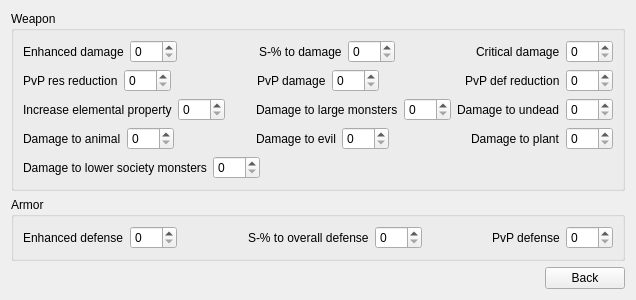
            <widget class="QWidget" name="page_shell">
             <layout class="QVBoxLayout" name="verticalLayout_4">
              <item>
               <layout class="QVBoxLayout" name="verticalLayout_6">
                <item>
                 <widget class="QGroupBox" name="groupBox">
                  <property name="title">
                   <string>Weapon</string>
                  </property>
                  <layout class="QVBoxLayout" name="verticalLayout_9">
                   <item>
                    <layout class="QHBoxLayout" name="horizontalLayout_11">
                     <item>
                      <widget class="QLabel" name="label_4">
                       <property name="sizePolicy">
                        <sizepolicy hsizetype="Maximum" vsizetype="Preferred">
                         <horstretch>0</horstretch>
                         <verstretch>0</verstretch>
                        </sizepolicy>
                       </property>
                       <property name="text">
                        <string>Enhanced damage</string>
                       </property>
                      </widget>
                     </item>
                     <item>
                      <widget class="QSpinBox" name="sb_dmg_enhanced">
                       <property name="sizePolicy">
                        <sizepolicy hsizetype="Maximum" vsizetype="Fixed">
                         <horstretch>0</horstretch>
                         <verstretch>0</verstretch>
                        </sizepolicy>
                       </property>
                       <property name="maximum">
                        <number>300</number>
                       </property>
                      </widget>
                     </item>
                     <item>
                      <spacer name="horizontalSpacer_16">
                       <property name="orientation">
                        <enum>Qt::Horizontal</enum>
                       </property>
                       <property name="sizeType">
                        <enum>QSizePolicy::MinimumExpanding</enum>
                       </property>
                       <property name="sizeHint" stdset="0">
                        <size>
                         <width>25</width>
                         <height>20</height>
                        </size>
                       </property>
                      </spacer>
                     </item>
                     <item>
                      <widget class="QLabel" name="label_24">
                       <property name="sizePolicy">
                        <sizepolicy hsizetype="Maximum" vsizetype="Preferred">
                         <horstretch>0</horstretch>
                         <verstretch>0</verstretch>
                        </sizepolicy>
                       </property>
                       <property name="text">
                        <string>S-% to damage</string>
                       </property>
                      </widget>
                     </item>
                     <item>
                      <widget class="QSpinBox" name="sb_dmg_increase_s">
                       <property name="sizePolicy">
                        <sizepolicy hsizetype="Maximum" vsizetype="Fixed">
                         <horstretch>0</horstretch>
                         <verstretch>0</verstretch>
                        </sizepolicy>
                       </property>
                       <property name="maximum">
                        <number>100</number>
                       </property>
                      </widget>
                     </item>
                     <item>
                      <spacer name="horizontalSpacer_17">
                       <property name="orientation">
                        <enum>Qt::Horizontal</enum>
                       </property>
                       <property name="sizeType">
                        <enum>QSizePolicy::MinimumExpanding</enum>
                       </property>
                       <property name="sizeHint" stdset="0">
                        <size>
                         <width>25</width>
                         <height>20</height>
                        </size>
                       </property>
                      </spacer>
                     </item>
                     <item>
                      <widget class="QLabel" name="label_25">
                       <property name="sizePolicy">
                        <sizepolicy hsizetype="Maximum" vsizetype="Preferred">
                         <horstretch>0</horstretch>
                         <verstretch>0</verstretch>
                        </sizepolicy>
                       </property>
                       <property name="text">
                        <string>Critical damage</string>
                       </property>
                      </widget>
                     </item>
                     <item>
                      <widget class="QSpinBox" name="sb_crit_dmg_shell">
                       <property name="sizePolicy">
                        <sizepolicy hsizetype="Maximum" vsizetype="Fixed">
                         <horstretch>0</horstretch>
                         <verstretch>0</verstretch>
                        </sizepolicy>
                       </property>
                       <property name="maximum">
                        <number>100</number>
                       </property>
                      </widget>
                     </item>
                    </layout>
                   </item>
                   <item>
                    <layout class="QHBoxLayout" name="horizontalLayout_13">
                     <item>
                      <widget class="QLabel" name="label_27">
                       <property name="sizePolicy">
                        <sizepolicy hsizetype="Maximum" vsizetype="Preferred">
                         <horstretch>0</horstretch>
                         <verstretch>0</verstretch>
                        </sizepolicy>
                       </property>
                       <property name="text">
                        <string>PvP res reduction</string>
                       </property>
                      </widget>
                     </item>
                     <item>
                      <widget class="QSpinBox" name="sb_res_reduction_pvp">
                       <property name="sizePolicy">
                        <sizepolicy hsizetype="Maximum" vsizetype="Fixed">
                         <horstretch>0</horstretch>
                         <verstretch>0</verstretch>
                        </sizepolicy>
                       </property>
                       <property name="maximum">
                        <number>100</number>
                       </property>
                      </widget>
                     </item>
                     <item>
                      <spacer name="horizontalSpacer_19">
                       <property name="orientation">
                        <enum>Qt::Horizontal</enum>
                       </property>
                       <property name="sizeType">
                        <enum>QSizePolicy::MinimumExpanding</enum>
                       </property>
                       <property name="sizeHint" stdset="0">
                        <size>
                         <width>25</width>
                         <height>20</height>
                        </size>
                       </property>
                      </spacer>
                     </item>
                     <item>
                      <widget class="QLabel" name="label_28">
                       <property name="sizePolicy">
                        <sizepolicy hsizetype="Maximum" vsizetype="Preferred">
                         <horstretch>0</horstretch>
                         <verstretch>0</verstretch>
                        </sizepolicy>
                       </property>
                       <property name="text">
                        <string>PvP damage</string>
                       </property>
                      </widget>
                     </item>
                     <item>
                      <widget class="QSpinBox" name="sb_dmg_increase_pvp">
                       <property name="sizePolicy">
                        <sizepolicy hsizetype="Maximum" vsizetype="Fixed">
                         <horstretch>0</horstretch>
                         <verstretch>0</verstretch>
                        </sizepolicy>
                       </property>
                       <property name="maximum">
                        <number>100</number>
                       </property>
                      </widget>
                     </item>
                     <item>
                      <spacer name="horizontalSpacer_18">
                       <property name="orientation">
                        <enum>Qt::Horizontal</enum>
                       </property>
                       <property name="sizeType">
                        <enum>QSizePolicy::MinimumExpanding</enum>
                       </property>
                       <property name="sizeHint" stdset="0">
                        <size>
                         <width>25</width>
                         <height>20</height>
                        </size>
                       </property>
                      </spacer>
                     </item>
                     <item>
                      <widget class="QLabel" name="label_26">
                       <property name="sizePolicy">
                        <sizepolicy hsizetype="Maximum" vsizetype="Preferred">
                         <horstretch>0</horstretch>
                         <verstretch>0</verstretch>
                        </sizepolicy>
                       </property>
                       <property name="text">
                        <string>PvP def reduction</string>
                       </property>
                      </widget>
                     </item>
                     <item>
                      <widget class="QSpinBox" name="sb_def_reduction_pvp">
                       <property name="sizePolicy">
                        <sizepolicy hsizetype="Maximum" vsizetype="Fixed">
                         <horstretch>0</horstretch>
                         <verstretch>0</verstretch>
                        </sizepolicy>
                       </property>
                       <property name="maximum">
                        <number>100</number>
                       </property>
                      </widget>
                     </item>
                    </layout>
                   </item>
                   <item>
                    <layout class="QHBoxLayout" name="horizontalLayout_14">
                     <item>
                      <widget class="QLabel" name="label_29">
                       <property name="sizePolicy">
                        <sizepolicy hsizetype="Maximum" vsizetype="Preferred">
                         <horstretch>0</horstretch>
                         <verstretch>0</verstretch>
                        </sizepolicy>
                       </property>
                       <property name="text">
                        <string>Increase elemental property</string>
                       </property>
                      </widget>
                     </item>
                     <item>
                      <widget class="QSpinBox" name="sb_ele_prop_increase">
                       <property name="sizePolicy">
                        <sizepolicy hsizetype="Maximum" vsizetype="Fixed">
                         <horstretch>0</horstretch>
                         <verstretch>0</verstretch>
                        </sizepolicy>
                       </property>
                       <property name="maximum">
                        <number>100</number>
                       </property>
                      </widget>
                     </item>
                     <item>
                      <spacer name="horizontalSpacer_20">
                       <property name="orientation">
                        <enum>Qt::Horizontal</enum>
                       </property>
                       <property name="sizeType">
                        <enum>QSizePolicy::MinimumExpanding</enum>
                       </property>
                       <property name="sizeHint" stdset="0">
                        <size>
                         <width>25</width>
                         <height>20</height>
                        </size>
                       </property>
                      </spacer>
                     </item>
                     <item>
                      <widget class="QLabel" name="label_36">
                       <property name="sizePolicy">
                        <sizepolicy hsizetype="Maximum" vsizetype="Preferred">
                         <horstretch>0</horstretch>
                         <verstretch>0</verstretch>
                        </sizepolicy>
                       </property>
                       <property name="text">
                        <string>Damage to large monsters</string>
                       </property>
                      </widget>
                     </item>
                     <item>
                      <widget class="QSpinBox" name="sb_dmg_increase_large">
                       <property name="sizePolicy">
                        <sizepolicy hsizetype="Maximum" vsizetype="Fixed">
                         <horstretch>0</horstretch>
                         <verstretch>0</verstretch>
                        </sizepolicy>
                       </property>
                       <property name="maximum">
                        <number>100</number>
                       </property>
                      </widget>
                     </item>
                     <item>
                      <spacer name="horizontalSpacer_24">
                       <property name="orientation">
                        <enum>Qt::Horizontal</enum>
                       </property>
                       <property name="sizeType">
                        <enum>QSizePolicy::MinimumExpanding</enum>
                       </property>
                       <property name="sizeHint" stdset="0">
                        <size>
                         <width>0</width>
                         <height>20</height>
                        </size>
                       </property>
                      </spacer>
                     </item>
                     <item>
                      <widget class="QLabel" name="label_35">
                       <property name="sizePolicy">
                        <sizepolicy hsizetype="Maximum" vsizetype="Preferred">
                         <horstretch>0</horstretch>
                         <verstretch>0</verstretch>
                        </sizepolicy>
                       </property>
                       <property name="text">
                        <string>Damage to undead</string>
                       </property>
                      </widget>
                     </item>
                     <item>
                      <widget class="QSpinBox" name="sb_dmg_increase_undead">
                       <property name="sizePolicy">
                        <sizepolicy hsizetype="Maximum" vsizetype="Fixed">
                         <horstretch>0</horstretch>
                         <verstretch>0</verstretch>
                        </sizepolicy>
                       </property>
                       <property name="maximum">
                        <number>100</number>
                       </property>
                      </widget>
                     </item>
                    </layout>
                   </item>
                   <item>
                    <layout class="QHBoxLayout" name="horizontalLayout_18">
                     <item>
                      <widget class="QLabel" name="label_32">
                       <property name="sizePolicy">
                        <sizepolicy hsizetype="Maximum" vsizetype="Preferred">
                         <horstretch>0</horstretch>
                         <verstretch>0</verstretch>
                        </sizepolicy>
                       </property>
                       <property name="text">
                        <string>Damage to animal</string>
                       </property>
                      </widget>
                     </item>
                     <item>
                      <widget class="QSpinBox" name="sb_dmg_increase_animal">
                       <property name="sizePolicy">
                        <sizepolicy hsizetype="Maximum" vsizetype="Fixed">
                         <horstretch>0</horstretch>
                         <verstretch>0</verstretch>
                        </sizepolicy>
                       </property>
                       <property name="maximum">
                        <number>100</number>
                       </property>
                      </widget>
                     </item>
                     <item>
                      <spacer name="horizontalSpacer_22">
                       <property name="orientation">
                        <enum>Qt::Horizontal</enum>
                       </property>
                       <property name="sizeType">
                        <enum>QSizePolicy::MinimumExpanding</enum>
                       </property>
                       <property name="sizeHint" stdset="0">
                        <size>
                         <width>25</width>
                         <height>20</height>
                        </size>
                       </property>
                      </spacer>
                     </item>
                     <item>
                      <widget class="QLabel" name="label_33">
                       <property name="sizePolicy">
                        <sizepolicy hsizetype="Maximum" vsizetype="Preferred">
                         <horstretch>0</horstretch>
                         <verstretch>0</verstretch>
                        </sizepolicy>
                       </property>
                       <property name="text">
                        <string>Damage to evil</string>
                       </property>
                      </widget>
                     </item>
                     <item>
                      <widget class="QSpinBox" name="sb_dmg_increase_evil">
                       <property name="sizePolicy">
                        <sizepolicy hsizetype="Maximum" vsizetype="Fixed">
                         <horstretch>0</horstretch>
                         <verstretch>0</verstretch>
                        </sizepolicy>
                       </property>
                       <property name="maximum">
                        <number>100</number>
                       </property>
                      </widget>
                     </item>
                     <item>
                      <spacer name="horizontalSpacer_23">
                       <property name="orientation">
                        <enum>Qt::Horizontal</enum>
                       </property>
                       <property name="sizeType">
                        <enum>QSizePolicy::MinimumExpanding</enum>
                       </property>
                       <property name="sizeHint" stdset="0">
                        <size>
                         <width>25</width>
                         <height>20</height>
                        </size>
                       </property>
                      </spacer>
                     </item>
                     <item>
                      <widget class="QLabel" name="label_34">
                       <property name="sizePolicy">
                        <sizepolicy hsizetype="Maximum" vsizetype="Preferred">
                         <horstretch>0</horstretch>
                         <verstretch>0</verstretch>
                        </sizepolicy>
                       </property>
                       <property name="text">
                        <string>Damage to plant</string>
                       </property>
                      </widget>
                     </item>
                     <item>
                      <widget class="QSpinBox" name="sb_dmg_increase_plant">
                       <property name="sizePolicy">
                        <sizepolicy hsizetype="Maximum" vsizetype="Fixed">
                         <horstretch>0</horstretch>
                         <verstretch>0</verstretch>
                        </sizepolicy>
                       </property>
                       <property name="maximum">
                        <number>100</number>
                       </property>
                      </widget>
                     </item>
                    </layout>
                   </item>
                   <item>
                    <layout class="QHBoxLayout" name="horizontalLayout_19">
                     <item>
                      <widget class="QLabel" name="label_30">
                       <property name="sizePolicy">
                        <sizepolicy hsizetype="Maximum" vsizetype="Preferred">
                         <horstretch>0</horstretch>
                         <verstretch>0</verstretch>
                        </sizepolicy>
                       </property>
                       <property name="text">
                        <string>Damage to lower society monsters</string>
                       </property>
                      </widget>
                     </item>
                     <item>
                      <widget class="QSpinBox" name="sb_dmg_increase_low_society">
                       <property name="sizePolicy">
                        <sizepolicy hsizetype="Maximum" vsizetype="Fixed">
                         <horstretch>0</horstretch>
                         <verstretch>0</verstretch>
                        </sizepolicy>
                       </property>
                       <property name="maximum">
                        <number>100</number>
                       </property>
                      </widget>
                     </item>
                     <item>
                      <spacer name="horizontalSpacer_25">
                       <property name="orientation">
                        <enum>Qt::Horizontal</enum>
                       </property>
                       <property name="sizeType">
                        <enum>QSizePolicy::MinimumExpanding</enum>
                       </property>
                       <property name="sizeHint" stdset="0">
                        <size>
                         <width>120</width>
                         <height>20</height>
                        </size>
                       </property>
                      </spacer>
                     </item>
                    </layout>
                   </item>
                  </layout>
                 </widget>
                </item>
                <item>
                 <widget class="QGroupBox" name="groupBox_2">
                  <property name="title">
                   <string>Armor</string>
                  </property>
                  <layout class="QVBoxLayout" name="verticalLayout_10">
                   <item>
                    <layout class="QHBoxLayout" name="horizontalLayout_15">
                     <item>
                      <widget class="QLabel" name="label_37">
                       <property name="sizePolicy">
                        <sizepolicy hsizetype="Maximum" vsizetype="Preferred">
                         <horstretch>0</horstretch>
                         <verstretch>0</verstretch>
                        </sizepolicy>
                       </property>
                       <property name="text">
                        <string>Enhanced defense</string>
                       </property>
                      </widget>
                     </item>
                     <item>
                      <widget class="QSpinBox" name="sb_def_enhanced">
                       <property name="sizePolicy">
                        <sizepolicy hsizetype="Maximum" vsizetype="Fixed">
                         <horstretch>0</horstretch>
                         <verstretch>0</verstretch>
                        </sizepolicy>
                       </property>
                       <property name="maximum">
                        <number>100</number>
                       </property>
                      </widget>
                     </item>
                     <item>
                      <spacer name="horizontalSpacer_26">
                       <property name="orientation">
                        <enum>Qt::Horizontal</enum>
                       </property>
                       <property name="sizeType">
                        <enum>QSizePolicy::MinimumExpanding</enum>
                       </property>
                       <property name="sizeHint" stdset="0">
                        <size>
                         <width>25</width>
                         <height>20</height>
                        </size>
                       </property>
                      </spacer>
                     </item>
                     <item>
                      <widget class="QLabel" name="label_11">
                       <property name="sizePolicy">
                        <sizepolicy hsizetype="Maximum" vsizetype="Preferred">
                         <horstretch>0</horstretch>
                         <verstretch>0</verstretch>
                        </sizepolicy>
                       </property>
                       <property name="text">
                        <string>S-% to overall defense</string>
                       </property>
                      </widget>
                     </item>
                     <item>
                      <widget class="QSpinBox" name="sb_def_increase_s">
                       <property name="sizePolicy">
                        <sizepolicy hsizetype="Maximum" vsizetype="Fixed">
                         <horstretch>0</horstretch>
                         <verstretch>0</verstretch>
                        </sizepolicy>
                       </property>
                       <property name="maximum">
                        <number>300</number>
                       </property>
                      </widget>
                     </item>
                     <item>
                      <spacer name="horizontalSpacer_21">
                       <property name="orientation">
                        <enum>Qt::Horizontal</enum>
                       </property>
                       <property name="sizeType">
                        <enum>QSizePolicy::MinimumExpanding</enum>
                       </property>
                       <property name="sizeHint" stdset="0">
                        <size>
                         <width>25</width>
                         <height>20</height>
                        </size>
                       </property>
                      </spacer>
                     </item>
                     <item>
                      <widget class="QLabel" name="label_31">
                       <property name="sizePolicy">
                        <sizepolicy hsizetype="Maximum" vsizetype="Preferred">
                         <horstretch>0</horstretch>
                         <verstretch>0</verstretch>
                        </sizepolicy>
                       </property>
                       <property name="text">
                        <string>PvP defense</string>
                       </property>
                      </widget>
                     </item>
                     <item>
                      <widget class="QSpinBox" name="sb_def_increase_pvp">
                       <property name="sizePolicy">
                        <sizepolicy hsizetype="Maximum" vsizetype="Fixed">
                         <horstretch>0</horstretch>
                         <verstretch>0</verstretch>
                        </sizepolicy>
                       </property>
                       <property name="maximum">
                        <number>100</number>
                       </property>
                      </widget>
                     </item>
                    </layout>
                   </item>
                  </layout>
                 </widget>
                </item>
               </layout>
              </item>
              <item>
               <layout class="QVBoxLayout" name="verticalLayout_8">
                <item>
                 <widget class="QWidget" name="verticalWidget_2" native="true">
                  <property name="sizePolicy">
                   <sizepolicy hsizetype="Preferred" vsizetype="Maximum">
                    <horstretch>0</horstretch>
                    <verstretch>0</verstretch>
                   </sizepolicy>
                  </property>
                  <property name="layoutDirection">
                   <enum>Qt::RightToLeft</enum>
                  </property>
                  <layout class="QVBoxLayout" name="verticalLayout_7">
                   <property name="spacing">
                    <number>0</number>
                   </property>
                   <property name="leftMargin">
                    <number>0</number>
                   </property>
                   <property name="topMargin">
                    <number>0</number>
                   </property>
                   <property name="rightMargin">
                    <number>0</number>
                   </property>
                   <property name="bottomMargin">
                    <number>0</number>
                   </property>
                   <item>
                    <widget class="QPushButton" name="btn_shell_back">
                     <property name="sizePolicy">
                      <sizepolicy hsizetype="Maximum" vsizetype="Fixed">
                       <horstretch>0</horstretch>
                       <verstretch>0</verstretch>
                      </sizepolicy>
                     </property>
                     <property name="layoutDirection">
                      <enum>Qt::RightToLeft</enum>
                     </property>
                     <property name="text">
                      <string>Back</string>
                     </property>
                    </widget>
                   </item>
                  </layout>
                 </widget>
                </item>
               </layout>
              </item>
             </layout>
            </widget>
